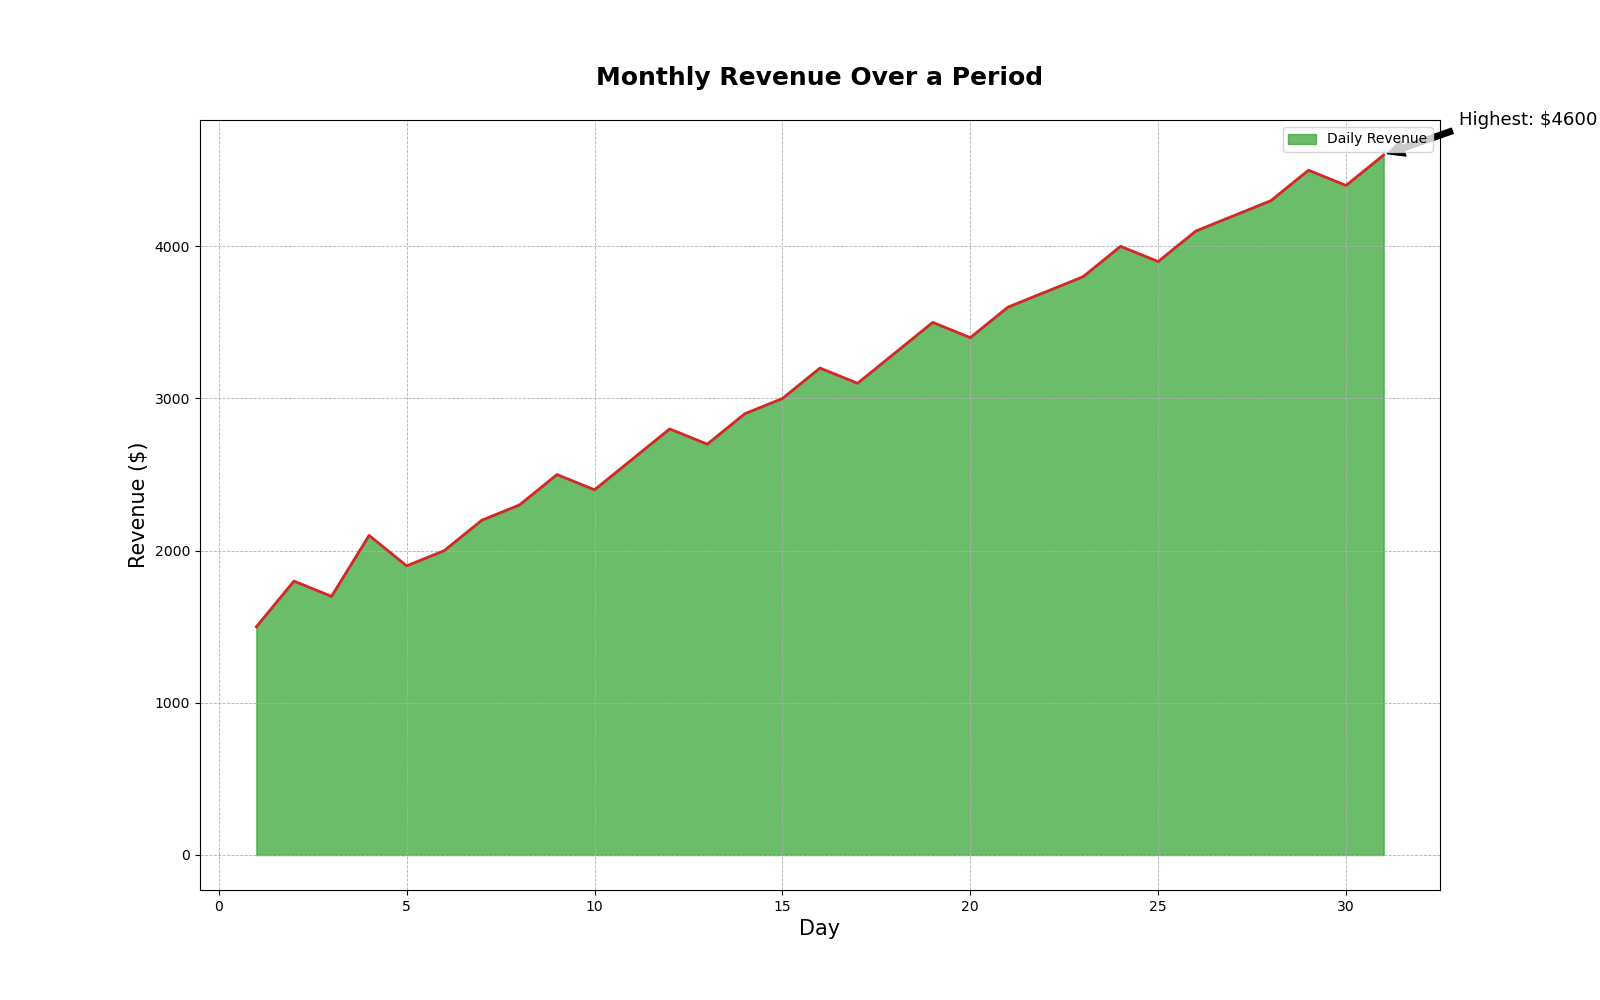

The Python source for this figure:

import matplotlib.pyplot as plt
import pandas as pd

# Data
data = {
    'Day': list(range(1, 32)),
    'Revenue': [1500, 1800, 1700, 2100, 1900, 2000, 2200, 2300, 2500, 2400, 
                2600, 2800, 2700, 2900, 3000, 3200, 3100, 3300, 3500, 3400, 
                3600, 3700, 3800, 4000, 3900, 4100, 4200, 4300, 4500, 4400, 4600]
}

df = pd.DataFrame(data)

# Plot
plt.figure(figsize=(16, 10))
plt.fill_between(df['Day'], df['Revenue'], color='#2ca02c', alpha=0.7)
plt.plot(df['Day'], df['Revenue'], color='#d62728', linewidth=2)

# Title and labels
plt.title('Monthly Revenue Over a Period', fontsize=18, fontweight='bold', pad=25)
plt.xlabel('Day', fontsize=15)
plt.ylabel('Revenue ($)', fontsize=15)

# Annotation
max_revenue = df['Revenue'].max()
max_day = df['Day'][df['Revenue'].idxmax()]
plt.annotate(f'Highest: ${max_revenue}', xy=(max_day, max_revenue), xytext=(max_day+2, max_revenue+200),
             arrowprops=dict(facecolor='black', shrink=0.05), fontsize=13)

# Grid and legend
plt.grid(True, which='both', linestyle='--', linewidth=0.6)
plt.legend(['Daily Revenue'], loc='upper right')

plt.show()
